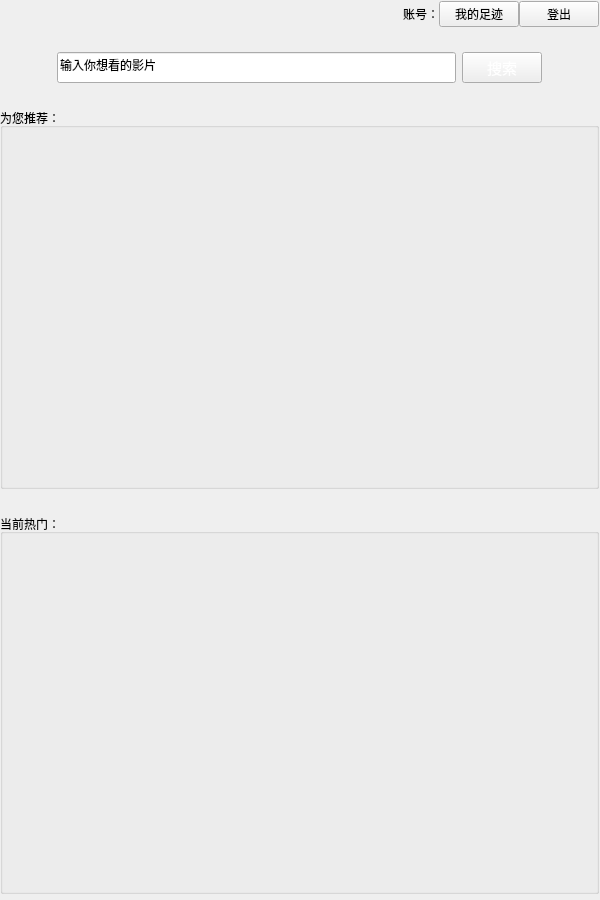
<?xml version="1.0" encoding="UTF-8"?>
<ui version="4.0">
 <class>LoginSucess</class>
 <widget class="QWidget" name="LoginSucess">
  <property name="geometry">
   <rect>
    <x>0</x>
    <y>0</y>
    <width>600</width>
    <height>900</height>
   </rect>
  </property>
  <property name="windowTitle">
   <string>电影推荐系统</string>
  </property>
  <layout class="QVBoxLayout" name="verticalLayout" stretch="0,0,4,4">
   <property name="spacing">
    <number>25</number>
   </property>
   <property name="leftMargin">
    <number>0</number>
   </property>
   <property name="topMargin">
    <number>1</number>
   </property>
   <property name="rightMargin">
    <number>1</number>
   </property>
   <property name="bottomMargin">
    <number>6</number>
   </property>
   <item>
    <layout class="QHBoxLayout" name="horizontalLayout_2">
     <property name="spacing">
      <number>0</number>
     </property>
     <item>
      <spacer name="horizontalSpacer_3">
       <property name="orientation">
        <enum>Qt::Horizontal</enum>
       </property>
       <property name="sizeHint" stdset="0">
        <size>
         <width>40</width>
         <height>20</height>
        </size>
       </property>
      </spacer>
     </item>
     <item alignment="Qt::AlignLeft">
      <widget class="QLabel" name="label">
       <property name="minimumSize">
        <size>
         <width>30</width>
         <height>0</height>
        </size>
       </property>
       <property name="text">
        <string>账号：</string>
       </property>
       <property name="margin">
        <number>0</number>
       </property>
       <property name="indent">
        <number>0</number>
       </property>
      </widget>
     </item>
     <item alignment="Qt::AlignRight">
      <widget class="QPushButton" name="pushButton_3">
       <property name="text">
        <string>我的足迹</string>
       </property>
      </widget>
     </item>
     <item alignment="Qt::AlignRight">
      <widget class="QPushButton" name="pushButton_2">
       <property name="text">
        <string>登出</string>
       </property>
      </widget>
     </item>
    </layout>
   </item>
   <item>
    <widget class="QWidget" name="widget" native="true">
     <property name="sizePolicy">
      <sizepolicy hsizetype="Preferred" vsizetype="Fixed">
       <horstretch>0</horstretch>
       <verstretch>0</verstretch>
      </sizepolicy>
     </property>
     <property name="minimumSize">
      <size>
       <width>0</width>
       <height>22</height>
      </size>
     </property>
     <property name="maximumSize">
      <size>
       <width>16777215</width>
       <height>55</height>
      </size>
     </property>
     <layout class="QHBoxLayout" name="horizontalLayout" stretch="1,7,1,1">
      <property name="spacing">
       <number>6</number>
      </property>
      <property name="sizeConstraint">
       <enum>QLayout::SetDefaultConstraint</enum>
      </property>
      <property name="leftMargin">
       <number>0</number>
      </property>
      <property name="topMargin">
       <number>0</number>
      </property>
      <property name="rightMargin">
       <number>0</number>
      </property>
      <property name="bottomMargin">
       <number>0</number>
      </property>
      <item>
       <spacer name="horizontalSpacer">
        <property name="orientation">
         <enum>Qt::Horizontal</enum>
        </property>
        <property name="sizeHint" stdset="0">
         <size>
          <width>36</width>
          <height>20</height>
         </size>
        </property>
       </spacer>
      </item>
      <item>
       <widget class="QLineEdit" name="lineEdit">
        <property name="sizePolicy">
         <sizepolicy hsizetype="Expanding" vsizetype="Minimum">
          <horstretch>5</horstretch>
          <verstretch>3</verstretch>
         </sizepolicy>
        </property>
        <property name="whatsThis">
         <string>&lt;!DOCTYPE HTML PUBLIC &quot;-//W3C//DTD HTML 4.0//EN&quot; &quot;http://www.w3.org/TR/REC-html40/strict.dtd&quot;&gt;
&lt;html&gt;&lt;head&gt;&lt;meta name=&quot;qrichtext&quot; content=&quot;1&quot; /&gt;&lt;style type=&quot;text/css&quot;&gt;
p, li { white-space: pre-wrap; }
&lt;/style&gt;&lt;/head&gt;&lt;body style=&quot; font-family:'SimSun'; font-size:9pt; font-weight:400; font-style:normal;&quot;&gt;
&lt;p style=&quot; margin-top:0px; margin-bottom:0px; margin-left:0px; margin-right:0px; -qt-block-indent:0; text-indent:0px;&quot;&gt;输入您想看的影片&lt;/p&gt;&lt;/body&gt;&lt;/html&gt;</string>
        </property>
        <property name="text">
         <string>输入你想看的影片</string>
        </property>
       </widget>
      </item>
      <item>
       <widget class="QPushButton" name="pushButton">
        <property name="font">
         <font>
          <family>楷体</family>
          <pointsize>11</pointsize>
         </font>
        </property>
        <property name="styleSheet">
         <string notr="true">
color: rgb(255, 255, 255);</string>
        </property>
        <property name="text">
         <string>搜索</string>
        </property>
       </widget>
      </item>
      <item>
       <spacer name="horizontalSpacer_2">
        <property name="orientation">
         <enum>Qt::Horizontal</enum>
        </property>
        <property name="sizeHint" stdset="0">
         <size>
          <width>36</width>
          <height>20</height>
         </size>
        </property>
       </spacer>
      </item>
     </layout>
    </widget>
   </item>
   <item>
    <widget class="QGroupBox" name="groupBox">
     <property name="title">
      <string>为您推荐：</string>
     </property>
    </widget>
   </item>
   <item>
    <widget class="QGroupBox" name="groupBox_2">
     <property name="title">
      <string>当前热门：</string>
     </property>
    </widget>
   </item>
  </layout>
 </widget>
 <resources/>
 <connections>
  <connection>
   <sender>pushButton_3</sender>
   <signal>pressed()</signal>
   <receiver>LoginSucess</receiver>
   <slot>to_footprint()</slot>
   <hints>
    <hint type="sourcelabel">
     <x>474</x>
     <y>21</y>
    </hint>
    <hint type="destinationlabel">
     <x>329</x>
     <y>34</y>
    </hint>
   </hints>
  </connection>
  <connection>
   <sender>pushButton_2</sender>
   <signal>pressed()</signal>
   <receiver>LoginSucess</receiver>
   <slot>to_mainwindow()</slot>
   <hints>
    <hint type="sourcelabel">
     <x>562</x>
     <y>12</y>
    </hint>
    <hint type="destinationlabel">
     <x>566</x>
     <y>39</y>
    </hint>
   </hints>
  </connection>
  <connection>
   <sender>pushButton</sender>
   <signal>pressed()</signal>
   <receiver>LoginSucess</receiver>
   <slot>to_movieinfo()</slot>
   <hints>
    <hint type="sourcelabel">
     <x>499</x>
     <y>64</y>
    </hint>
    <hint type="destinationlabel">
     <x>531</x>
     <y>88</y>
    </hint>
   </hints>
  </connection>
 </connections>
 <slots>
  <slot>to_footprint()</slot>
  <slot>to_mainwindow()</slot>
  <slot>to_movieinfo()</slot>
 </slots>
</ui>
